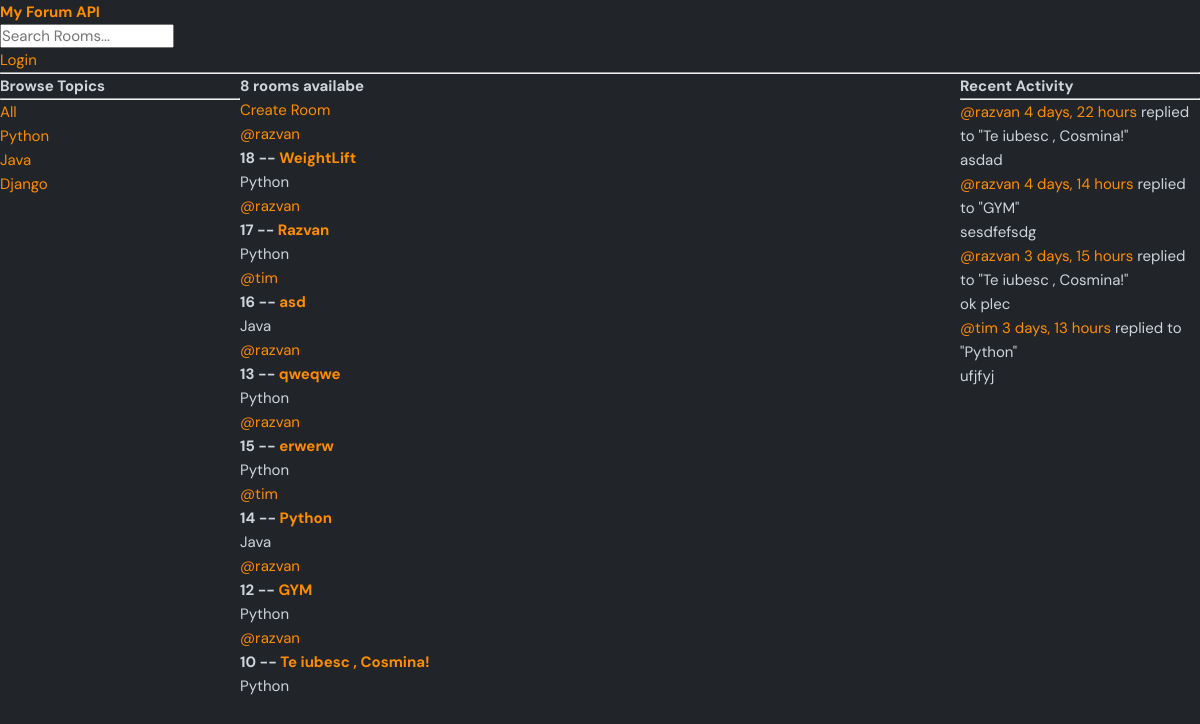
The page / on the database its author committed.
### base/models.py (models this page shows)
class Topic(models.Model):
    name = models.CharField(max_length=200)

class Room(models.Model):
    host =  models.ForeignKey(User, on_delete=models.SET_NULL, null=True)
    topic = models.ForeignKey(Topic, on_delete=models.SET_NULL, null=True)
    name = models.CharField(max_length=200)
    description = models.TextField(null=True, blank=True)
    participants = models.ManyToManyField(User, related_name='participants', blank=True)
    updated = models.DateTimeField(auto_now=True)
    created = models.DateTimeField(auto_now_add=True)
    class Meta:
        ordering = ['-updated', '-created']
    def __str__(self):
        return self.name

class Message(models.Model):
    user = models.ForeignKey(User, on_delete=models.CASCADE)
    room = models.ForeignKey(Room, on_delete=models.CASCADE)
    body = models.TextField()
    updated = models.DateTimeField(auto_now=True)
    created = models.DateTimeField(auto_now_add=True)

### base/views.py (the view)
# urls.py: path('',views.home, name="home"),
def home(request):
    q = request.GET.get('q') if request.GET.get('q') != None else ''
    rooms = Room.objects.filter(
        Q(topic__name__icontains=q) |
        Q(name__icontains=q) |
        Q(description__icontains=q)
    )
    topics = Topic.objects.all()
    room_count = rooms.count()
    room_messages = Message.objects.filter(Q(room__topic__name__icontains=q))
    context = {'rooms': rooms, 'topics':topics, 'room_count':room_count, 'room_messages':room_messages}
    return render(request, "base/home.html", context)

### templates/base/home.html (shortened to what this page needs)
{% extends 'main.html' %}
{% block content %}
<div class="home-container">
    <div>
        {% include 'base/topics_component.html' %}
        </div>
    <div>
        <h5>{{ room_count }} rooms availabe</h5>
        <a href="{% url 'create-room' %}">Create Room</a>
        {% include 'base/feed_component.html' %}
</div>
    <div>
        {% include 'base/activity_component.html' %}
    </div>
{% endblock content %}

### templates/base/topics_component.html
<h3>Browse Topics</h3>
        <hr>
        <div>
            <a href="{% url 'home' %}">All</a>
        </div>
        {% for topic in topics %}
            <div>
                <a href="{% url 'home' %}?q={{ topic.name }}">{{ topic.name }}</a>
            </div>
        {% endfor %}

### templates/base/feed_component.html (shortened to what this page needs)
<div>
        {% for room in rooms %}
            <div>
                <a href="{% url 'user-profile' room.host.id %}">@{{ room.host.username }}</a>
                <h5>{{ room.id }} -- <a href="{% url 'room' room.id %}">{{ room.name }}</a></h5>
                <small>{{ room.topic.name }}</small>
            </div>
        {% endfor %}
    </div>

### templates/base/activity_component.html (shortened to what this page needs)
<div>
    <h3>Recent Activity</h3>
    <hr>
    {% for message in room_messages %}
        <div>
            <small><a href="{% url 'user-profile' message.user.id %}">@{{ message.user }}   {{ message.created|timesince }}</a></small>
            <small>replied to "{{ message.room }}"</small>
            <p>{{ message.body }}</p>
        </div>
    {% endfor %}
</div>

### static/styles/style.css (style rules this page uses)
:root { --color-main: #ff8c00; --color-main-light: #ffd8b5; --color-dark: #343a40; --color-dark-medium: #495057; --color-dark-light: #6c757d; --color-light: #f8f9fa; --color-gray: #adb5bd; --color-light-gray: #ced4da; --color-bg: #212529; --color-success: #28a745; --color-error: #dc3545; }
* { font-family: "DM Sans", -apple-system, BlinkMacSystemFont, "Segoe UI", Roboto, Oxygen, Ubuntu, Cantarell, "Open Sans", "Helvetica Neue", sans-serif; margin: 0; padding: 0; box-sizing: border-box; text-rendering: optimizeLegibility; font-size: inherit; }
html { font-size: 56.25%; }
@media only screen and (min-width: 1200px) { html { font-size: 62.5%; } }
body { line-height: 1.6; font-weight: 400; font-size: 1.5rem; color: var(--color-light-gray); background-color: var(--color-bg); min-height: 100vh; }
a { display: inline-block; color: var(--color-main); text-decoration: none; }

### templates/base/home.html (style rules this page uses)
.home-container { display: grid; grid-template-columns: 1fr 3fr 1fr; }

### rows shown on the page
Topic: name "Python"
Topic: name "Java"
Topic: name "Django"
Room: host.username "razvan", id "18", name "WeightLift", topic.name "Python"
Room: host.username "razvan", id "17", name "Razvan", topic.name "Python"
Room: host.username "tim", id "16", name "asd", topic.name "Java"
Room: host.username "razvan", id "13", name "qweqwe", topic.name "Python"
Room: host.username "razvan", id "15", name "erwerw", topic.name "Python"
Room: host.username "tim", id "14", name "Python", topic.name "Java"
Room: host.username "razvan", id "12", name "GYM", topic.name "Python"
Room: host.username "razvan", id "10", name "Te iubesc , Cosmina!", topic.name "Python"
Message: user "razvan", created "4 days, 22 hours", room "Te iubesc , Cosmina!", body "asdad"
Message: user "razvan", created "4 days, 14 hours", room "GYM", body "sesdfefsdg"
Message: user "razvan", created "3 days, 15 hours", room "Te iubesc , Cosmina!", body "ok plec"
Message: user "tim", created "3 days, 13 hours", room "Python", body "ufjfyj"

### other values the page prints
{{ room_count }} "8"
